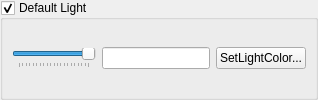
        <widget class="QGroupBox" name="DefaultLightSwitch" >
         <property name="sizePolicy" >
          <sizepolicy>
           <hsizetype>5</hsizetype>
           <vsizetype>5</vsizetype>
           <horstretch>0</horstretch>
           <verstretch>0</verstretch>
          </sizepolicy>
         </property>
         <property name="minimumSize" >
          <size>
           <width>0</width>
           <height>0</height>
          </size>
         </property>
         <property name="title" >
          <string>Default Light</string>
         </property>
         <property name="checkable" >
          <bool>true</bool>
         </property>
         <layout class="QHBoxLayout" >
          <property name="margin" >
           <number>9</number>
          </property>
          <property name="spacing" >
           <number>6</number>
          </property>
          <item>
           <widget class="QSlider" name="LightIntensity" >
            <property name="maximum" >
             <number>100</number>
            </property>
            <property name="singleStep" >
             <number>0</number>
            </property>
            <property name="pageStep" >
             <number>5</number>
            </property>
            <property name="value" >
             <number>100</number>
            </property>
            <property name="orientation" >
             <enum>Qt::Horizontal</enum>
            </property>
            <property name="tickPosition" >
             <enum>QSlider::TicksBelow</enum>
            </property>
           </widget>
          </item>
          <item>
           <widget class="QLineEdit" name="LightIntensity_Edit" >
            <property name="sizePolicy" >
             <sizepolicy>
              <hsizetype>5</hsizetype>
              <vsizetype>0</vsizetype>
              <horstretch>0</horstretch>
              <verstretch>0</verstretch>
             </sizepolicy>
            </property>
            <property name="readOnly" >
             <bool>true</bool>
            </property>
           </widget>
          </item>
          <item>
           <widget class="pqColorChooserButton" name="SetLightColor" >
            <property name="sizePolicy" >
             <sizepolicy>
              <hsizetype>5</hsizetype>
              <vsizetype>0</vsizetype>
              <horstretch>0</horstretch>
              <verstretch>0</verstretch>
             </sizepolicy>
            </property>
            <property name="text" >
             <string>SetLightColor...</string>
            </property>
           </widget>
          </item>
         </layout>
        </widget>
